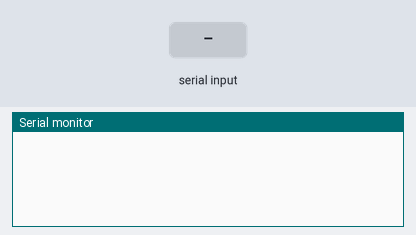
A sketch run on a simulated Arduino Uno, built with avr-gcc and run on an emulated ATmega328P. On the bench: the last lines printed to the serial monitor. Inputs (shaded band) come from the test bench.

Above: at 1.2 s.
1.3 s: "90,45\n" received over Serial
At 3.2 s:
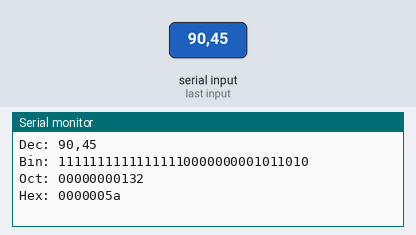
3.8 s: "30,150\n" received over Serial
At 6.0 s:
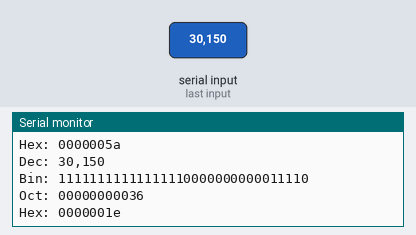
6.3 s: "5\n" received over Serial
At 8.1 s:
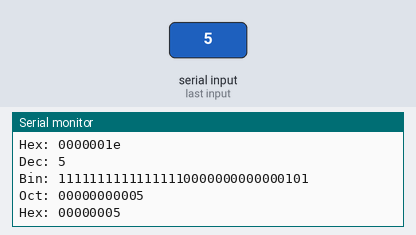
8.8 s: "200\n" received over Serial
At 11.1 s:
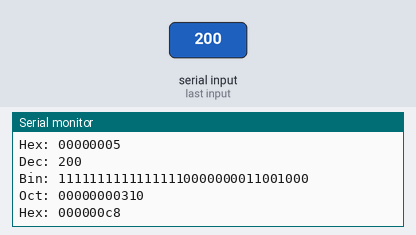
Timing chart, 0 to 12.3 s (numbered marks = the images above; inputs shaded):
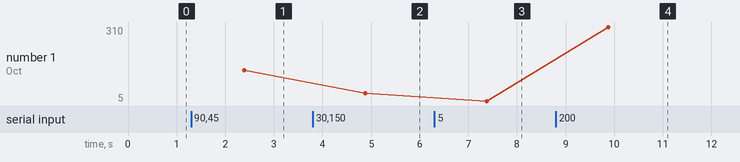

The sketch:

lab2bstud.ino
```cpp
////////////////////////////////////////
// COSC 130, Lab 2 Template File
// Modify the functions below
//
////////////////////////////////////////

String decimal_to_bin(int input)
{
  String output;
  int mask1, mask2;
  // Write the binary value of input into
  // the string output
  for(int i=31; i >= 0; i--)
  {
    mask1 = (1 << i);
    mask2 = mask1 & input;
    if(mask1 == mask2)
    {
      output += 1;
    }
    else
    {
      output += 0;
    }
  }
  return output;
}
const char hexValues[] = {'0','1','2','3','4','5','6','7','8','9','a','b','c','d','e','f'};
String decimal_to_hex(int input)
{
  String output;
  int mask;
  // Write the hex value of input into
  // the string output
  for(int i=7; i>=0; i--)
  {
    mask = (15 << (i*4));
    mask = input & mask;
    mask = (mask >> (i*4));
    if(mask >= 0)
    {
      output += hexValues[mask];
    }
    else
    {
      output += hexValues[16+mask];
    }
  }
  return output;
}

String decimal_to_oct(int input)
{
  String output;
  int mask;
  // Write the octal value of input into
  // the string output
  mask = (3 << 30);
  mask = input & mask;
  mask = (mask >> 30);
  if(mask >= 0)
  {
    output += mask;
  }
  else
  {
    output += (4+mask);
  }
  for(int i=9; i>=0; i--)
  {
    mask = (7 << i*3);
    mask = input & mask;
    mask = (mask >> i*3);
    if(mask >= 0)
    {
      output += mask;
    }
    else
    {
      output += (8+mask);
    }
  }
  return output;
}

////////////////////////////////////////
//
// DO NOT MODIFY ANY FUNCTIONS BELOW
//
////////////////////////////////////////
void setup() {
  // put your setup code here, to run once:
  Serial.begin(115200);
}

void loop() {
  // put your main code here, to run repeatedly:
  if (Serial && (Serial.available() > 0)) {
    String input = Serial.readString();
    int i_input = input.toInt();

    Serial.println("Dec: " + input);
    Serial.println("Bin: " + decimal_to_bin(i_input));
    Serial.println("Oct: " + decimal_to_oct(i_input));
    Serial.println("Hex: " + decimal_to_hex(i_input));
    Serial.print("\n");

  }
  else {
    delay(115);
  }
}
```

Measured:
- after the input at 1.3 s, the serial monitor: prints a new line after 1.1 s (image 1)
- after the input at 3.8 s, the serial monitor: prints a new line after 1.1 s (image 2)
- after the input at 6.3 s, the serial monitor: prints a new line after 1.1 s (image 3)
- after the input at 8.8 s, the serial monitor: prints a new line after 1.1 s (image 4)
- plotted number 1: 132 → 36 after the input at 3.8 s, 36 → 5 after the input at 6.3 s, 5 → 310 after the input at 8.8 s
